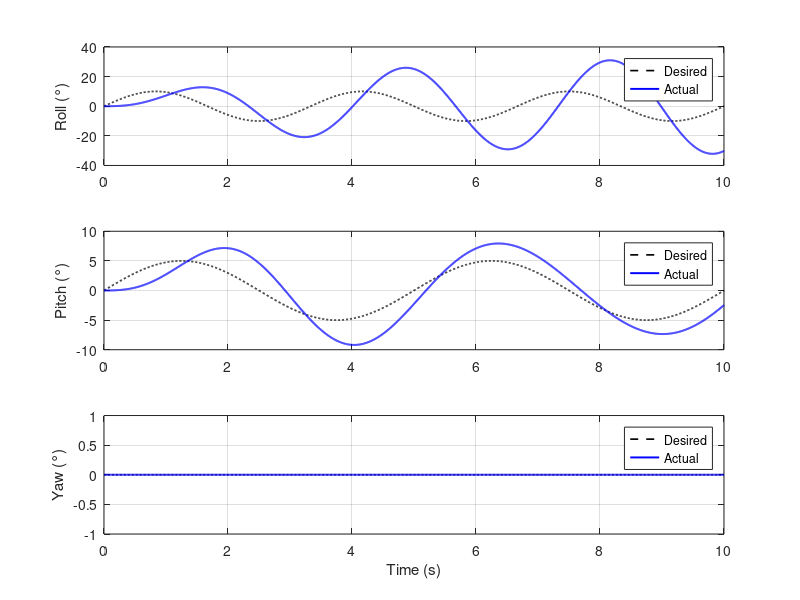

Reproduce this figure in MATLAB. (Note: this script raises an error after producing the figure.)
clc;
clear;

%% --- Parameters ---
Ts = 0.004;                 % Time step (same as Arduino loop rate)
T_end = 10;                 % Total simulation time
time = 0:Ts:T_end;
n = length(time);

% PID Gains (Rate)
Kp_rate = [0.6, 0.6, 2];
Ki_rate = [3.5, 3.5, 12];
Kd_rate = [0.03, 0.03, 0];

% PID Gains (Angle)
Kp_angle = [6, 6, 4];

% Quad physical model (simplified)
A = -diag([5, 5, 6]);       % Damping
B = eye(3);                 % Input matrix

mass = 1.0;                 % kg
g = 9.81;                   % m/s²
thrust_per_pwm = 0.005;     % Simplified: thrust per PWM unit

% Motor mixing matrix (layout 4 1 / 3 2)
Mix = 1.024 * [
    1, -1, -1, -1;  % M1 - Front-right
    1,  1, -1,  1;  % M2 - Rear-right
    1,  1,  1, -1;  % M3 - Rear-left
    1, -1,  1,  1;  % M4 - Front-left
];

%% --- Memory Allocation ---
angle = zeros(3,n);           % [roll; pitch; yaw] in deg
rate = zeros(3,n);            % Angular velocity (deg/s)
desired_angle = zeros(3,n);   % Desired angles from joystick
desired_rate = zeros(3,n);    % Desired rates from outer PID
U = zeros(3,n);               % Inner loop control output
Error = zeros(3,n);           % Rate error
Integral = zeros(3,n);        % Rate integral term
Derivative = zeros(3,n);      % Rate derivative term
MotorInputs = zeros(4,n);     % Motor PWM outputs

pos = zeros(3,n);             % Position (m)
vel = zeros(3,n);             % Velocity (m/s)
acc = zeros(3,n);             % Acceleration (m/s²)

%% --- Joystick Input (simulate stick motion) ---
desired_angle(1,:) = 10 * sin(2*pi*0.3*time);  % Roll (deg)
desired_angle(2,:) = 5 * sin(2*pi*0.2*time);   % Pitch (deg)
desired_angle(3,:) = 0;                        % Yaw (deg)

%% --- Simulation Loop ---
for k = 2:n
    % --- Angle PID (outer loop): angle → desired rate ---
    angle_error = desired_angle(:,k) - angle(:,k-1);
    desired_rate(:,k) = Kp_angle' .* angle_error;
    desired_rate(:,k) = max(min(desired_rate(:,k), 200), -200);

    % --- Rate PID (inner loop): desired rate → torque command (U) ---
    Error(:,k) = desired_rate(:,k) - rate(:,k-1);
    Integral(:,k) = Integral(:,k-1) + 0.5 * (Error(:,k) + Error(:,k-1)) * Ts;
    Derivative(:,k) = (Error(:,k) - Error(:,k-1)) / Ts;

    U(:,k) = Kp_rate' .* Error(:,k) + Ki_rate' .* Integral(:,k) + Kd_rate' .* Derivative(:,k);
    U(:,k) = max(min(U(:,k), 400), -400);

    % --- Rate dynamics update ---
    rate(:,k) = rate(:,k-1) + Ts * (A * rate(:,k-1) + B * U(:,k));
    angle(:,k) = angle(:,k-1) + Ts * rate(:,k-1);  % Integrate to get angle

    % --- Motor mixing (Throttle + corrections) ---
    throttle_base = 1500;  % Simulated throttle
    ctrl = [throttle_base; U(:,k)];
    MotorInputs(:,k) = Mix * ctrl;
    MotorInputs(:,k) = max(min(MotorInputs(:,k), 1900), 1100);  % Clamp

    % --- Position dynamics (simplified translational model) ---
    phi = deg2rad(angle(1,k));
    theta = deg2rad(angle(2,k));

    thrust_total = sum(MotorInputs(:,k) - 1100) * thrust_per_pwm;
    Tz = thrust_total * cos(phi) * cos(theta);

    acc(:,k) = [
        thrust_total * sin(theta);
        -thrust_total * sin(phi);
        Tz - mass * g
    ] / mass;

    vel(:,k) = vel(:,k-1) + Ts * acc(:,k);
    pos(:,k) = pos(:,k-1) + Ts * vel(:,k);
end

%% --- Plots ---

% 1. Attitude Response
figure;
labels = {'Roll (°)', 'Pitch (°)', 'Yaw (°)'};
for i = 1:3
    subplot(3,1,i);
    plot(time, desired_angle(i,:), 'k--', 'LineWidth', 1.2); hold on;
    plot(time, angle(i,:), 'b', 'LineWidth', 1.4);
    ylabel(labels{i});
    legend('Desired', 'Actual');
    grid on;
end
xlabel('Time (s)');
sgtitle('Attitude Control Response');

% 2. Motor Outputs
figure;
for i = 1:4
    subplot(4,1,i);
    plot(time, MotorInputs(i,:), 'LineWidth', 1.2);
    ylabel(['Motor ', num2str(i)]);
    grid on;
end
xlabel('Time (s)');
sgtitle('Motor PWM Outputs');

% 3. 3D Flight Path
figure;
plot3(pos(1,:), pos(2,:), -pos(3,:), 'LineWidth', 2);
xlabel('X (m)'); ylabel('Y (m)'); zlabel('Altitude (m)');
grid on; axis equal;
title('3D Quadcopter Flight Path');
